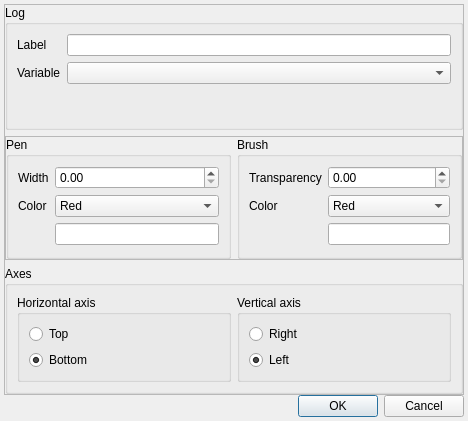
<?xml version="1.0" encoding="UTF-8"?>
<ui version="4.0">
 <class>Dialog</class>
 <widget class="QDialog" name="Dialog">
  <property name="geometry">
   <rect>
    <x>0</x>
    <y>0</y>
    <width>468</width>
    <height>421</height>
   </rect>
  </property>
  <property name="windowTitle">
   <string>Dialog</string>
  </property>
  <layout class="QVBoxLayout" name="verticalLayout_2">
   <property name="spacing">
    <number>0</number>
   </property>
   <property name="leftMargin">
    <number>4</number>
   </property>
   <property name="topMargin">
    <number>4</number>
   </property>
   <property name="rightMargin">
    <number>4</number>
   </property>
   <property name="bottomMargin">
    <number>4</number>
   </property>
   <item>
    <widget class="QFrame" name="frame">
     <property name="frameShape">
      <enum>QFrame::StyledPanel</enum>
     </property>
     <property name="frameShadow">
      <enum>QFrame::Raised</enum>
     </property>
     <layout class="QVBoxLayout" name="verticalLayout_3">
      <property name="leftMargin">
       <number>0</number>
      </property>
      <property name="topMargin">
       <number>0</number>
      </property>
      <property name="rightMargin">
       <number>0</number>
      </property>
      <property name="bottomMargin">
       <number>0</number>
      </property>
      <item>
       <widget class="QGroupBox" name="groupBox_6">
        <property name="title">
         <string>Log</string>
        </property>
        <layout class="QFormLayout" name="formLayout_5">
         <item row="0" column="1">
          <widget class="QLineEdit" name="lned_log_label"/>
         </item>
         <item row="1" column="0">
          <widget class="QLabel" name="label_10">
           <property name="text">
            <string>Variable</string>
           </property>
          </widget>
         </item>
         <item row="1" column="1">
          <widget class="QComboBox" name="cbbx_logging_variable"/>
         </item>
         <item row="0" column="0">
          <widget class="QLabel" name="label_9">
           <property name="text">
            <string>Label</string>
           </property>
          </widget>
         </item>
        </layout>
       </widget>
      </item>
      <item>
       <widget class="QFrame" name="frame_2">
        <property name="frameShape">
         <enum>QFrame::StyledPanel</enum>
        </property>
        <property name="frameShadow">
         <enum>QFrame::Raised</enum>
        </property>
        <layout class="QHBoxLayout" name="horizontalLayout_3">
         <property name="leftMargin">
          <number>0</number>
         </property>
         <property name="topMargin">
          <number>0</number>
         </property>
         <property name="rightMargin">
          <number>0</number>
         </property>
         <property name="bottomMargin">
          <number>0</number>
         </property>
         <item>
          <widget class="QGroupBox" name="groupBox">
           <property name="title">
            <string>Pen</string>
           </property>
           <layout class="QFormLayout" name="formLayout_3">
            <item row="0" column="0">
             <widget class="QLabel" name="label_5">
              <property name="text">
               <string>Width</string>
              </property>
             </widget>
            </item>
            <item row="0" column="1">
             <widget class="QDoubleSpinBox" name="spbx_pen_width"/>
            </item>
            <item row="1" column="1">
             <widget class="QComboBox" name="cbbx_pen_color">
              <item>
               <property name="text">
                <string>Red</string>
               </property>
              </item>
              <item>
               <property name="text">
                <string>Orange</string>
               </property>
              </item>
              <item>
               <property name="text">
                <string>Yellow</string>
               </property>
              </item>
              <item>
               <property name="text">
                <string>Yelloish-Green</string>
               </property>
              </item>
              <item>
               <property name="text">
                <string>Green</string>
               </property>
              </item>
              <item>
               <property name="text">
                <string>Greenish-Cyan</string>
               </property>
              </item>
              <item>
               <property name="text">
                <string>Cyan</string>
               </property>
              </item>
              <item>
               <property name="text">
                <string>Blueish-Cyan</string>
               </property>
              </item>
              <item>
               <property name="text">
                <string>Blue</string>
               </property>
              </item>
              <item>
               <property name="text">
                <string>Purple</string>
               </property>
              </item>
              <item>
               <property name="text">
                <string>Magenta</string>
               </property>
              </item>
              <item>
               <property name="text">
                <string>Pink</string>
               </property>
              </item>
             </widget>
            </item>
            <item row="2" column="1">
             <widget class="QLineEdit" name="lned_pen_color">
              <property name="text">
               <string/>
              </property>
              <property name="alignment">
               <set>Qt::AlignCenter</set>
              </property>
             </widget>
            </item>
            <item row="1" column="0">
             <widget class="QLabel" name="label_6">
              <property name="text">
               <string>Color</string>
              </property>
             </widget>
            </item>
           </layout>
          </widget>
         </item>
         <item>
          <widget class="QGroupBox" name="groupBox_2">
           <property name="title">
            <string>Brush</string>
           </property>
           <layout class="QFormLayout" name="formLayout_4">
            <item row="2" column="1">
             <widget class="QLineEdit" name="lned_brush_color">
              <property name="text">
               <string/>
              </property>
              <property name="alignment">
               <set>Qt::AlignCenter</set>
              </property>
             </widget>
            </item>
            <item row="1" column="1">
             <widget class="QComboBox" name="cbbx_brush_color">
              <item>
               <property name="text">
                <string>Red</string>
               </property>
              </item>
              <item>
               <property name="text">
                <string>Orange</string>
               </property>
              </item>
              <item>
               <property name="text">
                <string>Yellow</string>
               </property>
              </item>
              <item>
               <property name="text">
                <string>Yelloish-Green</string>
               </property>
              </item>
              <item>
               <property name="text">
                <string>Green</string>
               </property>
              </item>
              <item>
               <property name="text">
                <string>Greenish-Cyan</string>
               </property>
              </item>
              <item>
               <property name="text">
                <string>Cyan</string>
               </property>
              </item>
              <item>
               <property name="text">
                <string>Blueish-Cyan</string>
               </property>
              </item>
              <item>
               <property name="text">
                <string>Blue</string>
               </property>
              </item>
              <item>
               <property name="text">
                <string>Purple</string>
               </property>
              </item>
              <item>
               <property name="text">
                <string>Magenta</string>
               </property>
              </item>
              <item>
               <property name="text">
                <string>Pink</string>
               </property>
              </item>
             </widget>
            </item>
            <item row="1" column="0">
             <widget class="QLabel" name="label_7">
              <property name="text">
               <string>Color</string>
              </property>
             </widget>
            </item>
            <item row="0" column="0">
             <widget class="QLabel" name="label_8">
              <property name="text">
               <string>Transparency</string>
              </property>
             </widget>
            </item>
            <item row="0" column="1">
             <widget class="QDoubleSpinBox" name="spbx_brush_transparency"/>
            </item>
           </layout>
          </widget>
         </item>
        </layout>
       </widget>
      </item>
      <item>
       <widget class="QGroupBox" name="groupBox_3">
        <property name="title">
         <string>Axes</string>
        </property>
        <layout class="QHBoxLayout" name="horizontalLayout_2">
         <item>
          <widget class="QGroupBox" name="groupBox_4">
           <property name="title">
            <string>Horizontal axis</string>
           </property>
           <layout class="QVBoxLayout" name="verticalLayout_8">
            <item>
             <widget class="QRadioButton" name="rdbt_horizontal_axis_ontop">
              <property name="text">
               <string>Top</string>
              </property>
             </widget>
            </item>
            <item>
             <widget class="QRadioButton" name="rdbt_horizontal_axis_onbottom">
              <property name="text">
               <string>Bottom</string>
              </property>
              <property name="checked">
               <bool>true</bool>
              </property>
             </widget>
            </item>
           </layout>
          </widget>
         </item>
         <item>
          <widget class="QGroupBox" name="groupBox_5">
           <property name="title">
            <string>Vertical axis</string>
           </property>
           <layout class="QVBoxLayout" name="verticalLayout_7">
            <item>
             <widget class="QRadioButton" name="rdbt_vertical_axis_onright">
              <property name="text">
               <string>Right</string>
              </property>
             </widget>
            </item>
            <item>
             <widget class="QRadioButton" name="rdbt_vertical_axis_onleft">
              <property name="text">
               <string>Left</string>
              </property>
              <property name="checked">
               <bool>true</bool>
              </property>
             </widget>
            </item>
           </layout>
          </widget>
         </item>
        </layout>
       </widget>
      </item>
     </layout>
    </widget>
   </item>
   <item>
    <widget class="QDialogButtonBox" name="buttonBox">
     <property name="orientation">
      <enum>Qt::Horizontal</enum>
     </property>
     <property name="standardButtons">
      <set>QDialogButtonBox::Cancel|QDialogButtonBox::Ok</set>
     </property>
    </widget>
   </item>
  </layout>
 </widget>
 <resources/>
 <connections>
  <connection>
   <sender>buttonBox</sender>
   <signal>accepted()</signal>
   <receiver>Dialog</receiver>
   <slot>accept()</slot>
   <hints>
    <hint type="sourcelabel">
     <x>248</x>
     <y>254</y>
    </hint>
    <hint type="destinationlabel">
     <x>157</x>
     <y>274</y>
    </hint>
   </hints>
  </connection>
  <connection>
   <sender>buttonBox</sender>
   <signal>rejected()</signal>
   <receiver>Dialog</receiver>
   <slot>reject()</slot>
   <hints>
    <hint type="sourcelabel">
     <x>316</x>
     <y>260</y>
    </hint>
    <hint type="destinationlabel">
     <x>286</x>
     <y>274</y>
    </hint>
   </hints>
  </connection>
 </connections>
</ui>
